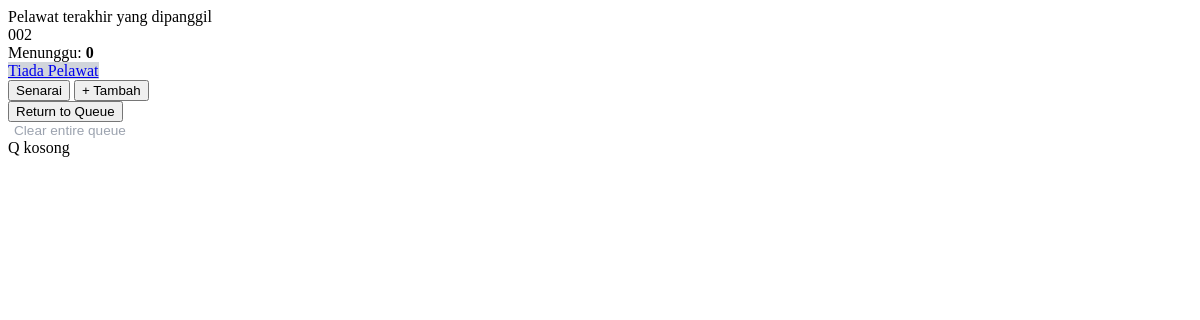
Before: /q/ed0c6cfc-3914-4473-9215-a324d779485a/updates/ with the older database file.
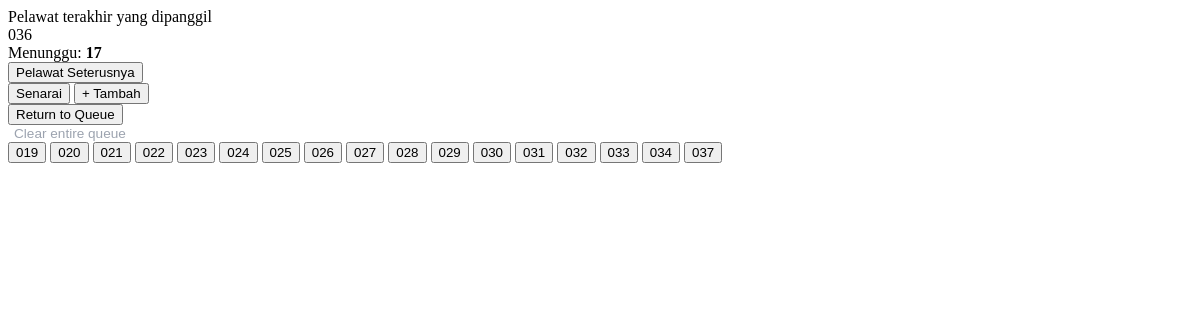
After: the same page with the newer database file.
### queues/models.py (models this page shows, shortened)
class Visitor(models.Model):
    queue = models.ForeignKey(Queue, on_delete=models.CASCADE, related_name='visitors')
    name = models.CharField(max_length=100)
    number = models.IntegerField() # Nombor giliran (101, 102...)
    joined_at = models.DateTimeField(auto_now_add=True)
    STATUS_CHOICES = [
        ('WAITING', 'Waiting'),
        ('SERVING', 'Serving'),
        ('COMPLETED', 'Completed'),
    ]
    status = models.CharField(max_length=20, choices=STATUS_CHOICES, default='WAITING')
    is_returned = models.BooleanField(default=False)
    is_invited = models.BooleanField(default=False)

### queues/views.py (the view)
# urls.py: path('q/<slug:slug>/updates/', views.get_admin_updates, name='get_admin_updates'),
def get_admin_updates(request, slug):
    queue = get_object_or_404(Queue, slug=slug)
    current_serving = Visitor.objects.filter(queue=queue, status='SERVING').first()
    all_waiting_visitors = Visitor.objects.filter(queue=queue, status='WAITING').order_by('id')
    waiting_count = all_waiting_visitors.count()
    next_visitor = all_waiting_visitors.first()
    context = {
        'queue': queue,
        'current_serving': current_serving,
        'all_waiting_visitors': all_waiting_visitors,
        'waiting_count': waiting_count,
        'next_visitor': next_visitor,
    }
    return render(request, 'queues/partials/admin_board.html', context)

### queues/templates/queues/partials/admin_board.html
<div id="status-card-area" class="status-card" hx-swap-oob="true">
    <div class="status-label">Pelawat terakhir yang dipanggil</div>
    <div class="status-number" id="display-number">
        {% if current_serving %}
            {{ current_serving.number|stringformat:"03d" }}
        {% else %}
            --
        {% endif %}
    </div>
    <div class="status-sub">
        Menunggu: <strong>{{ waiting_count }}</strong>
    </div>
</div>
<div id="controls-area" class="controls-area" hx-swap-oob="true">
    {% if next_visitor %}
        <button
    hx-get="{% url 'call_next' queue.slug %}"
    hx-swap="none"
    class="btn-app btn-primary-app">
    Pelawat Seterusnya
</button>
    {% else %}
        <a href="#" class="btn-app btn-primary-app disabled" style="background-color: #d1d5db; box-shadow: none; pointer-events: none;">
            Tiada Pelawat
        </a>
    {% endif %}
    <div class="action-grid">
        <button onclick="openNumberModal()" class="btn-app btn-secondary-app">Senarai</button>
        <button onclick="openAddModal()" class="btn-app btn-secondary-app">+ Tambah</button>
    </div>
    {% if current_serving %}
    <button onclick="showConfirmModal('{{ current_serving.id }}', '{{ current_serving.number|stringformat:'03d' }}')" class="btn-app btn-secondary-app text-danger border-danger">
        Return to Queue
    </button>
    {% endif %}
    <div class="text-center mt-2">
        <button onclick="openRemoveModal()" style="background:none; border:none; color:#9ca3af; font-size:0.85rem; cursor:pointer;">
            Clear entire queue
        </button>
    </div>
</div>
<div class="visitor-grid pt-3" id="visitor-list-grid" hx-swap-oob="true">
    {% for v in all_waiting_visitors %}
        <button onclick="selectVisitor(this, '{{ v.id }}', '{{ v.number|stringformat:"03d" }}')" class="btn-num">
            {{ v.number|stringformat:"03d" }}
        </button>
    {% empty %}
        <div class="text-center text-muted w-100 py-4" style="grid-column: span 4;">
            Q kosong
        </div>
    {% endfor %}
</div>

Changed rows visible on the page:
removed Visitor: number "002"
added Visitor: number "036"
added Visitor: number "019"
added Visitor: number "020"
added Visitor: number "021"
added Visitor: number "022"
added Visitor: number "023"
added Visitor: number "024"
added Visitor: number "025"
added Visitor: number "026"
added Visitor: number "027"
added Visitor: number "028"
added Visitor: number "029"
added Visitor: number "030"
added Visitor: number "031"
added Visitor: number "032"
added Visitor: number "033"
added Visitor: number "034"
added Visitor: number "037"
Other visible differences:
{{ waiting_count }}: "0" → "17"
text no longer shown: "Tiada Pelawat Q kosong"
text now shown: "Pelawat Seterusnya"
